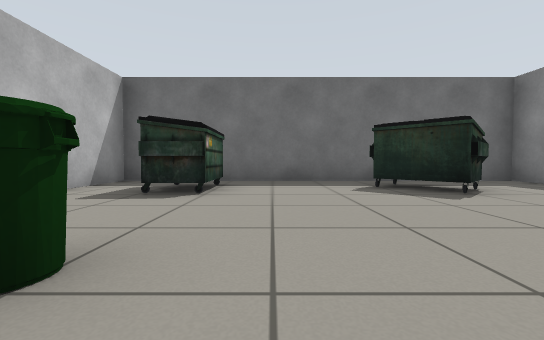
[1] (above)

19 first-person views from a walk through a robot-simulator world made for Gazebo. The camera is 0.5 m above the floor, tilts 2° down and sees 90° across. The floor is counted in squares, 1 m on a side. Each view is taken from the middle of a square. On the plan, view 1 faces up. The plan holds only what a view shows up to about 9 squares ahead; the rest is blank. The place goes on beyond the plan. Simple shapes stand in for some stock models.

[2]
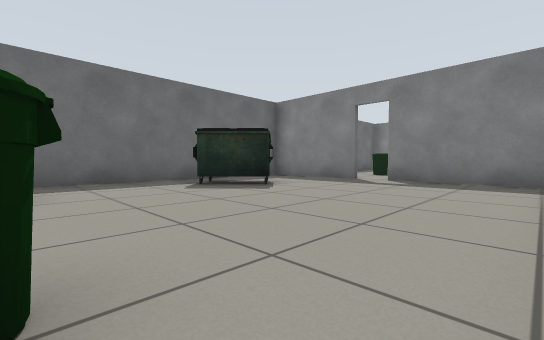

[3]
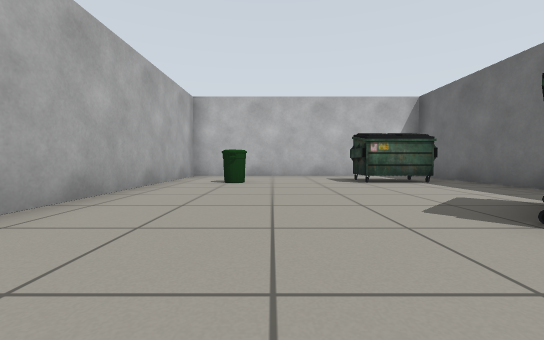

[4]
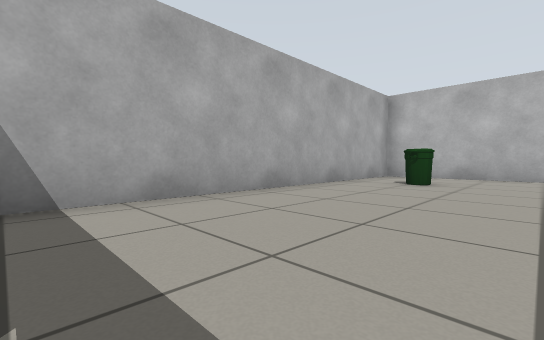

[5]
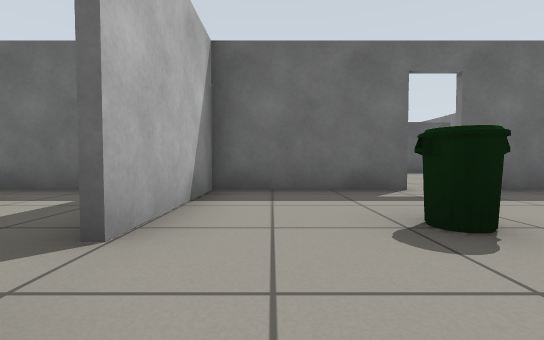

[6]
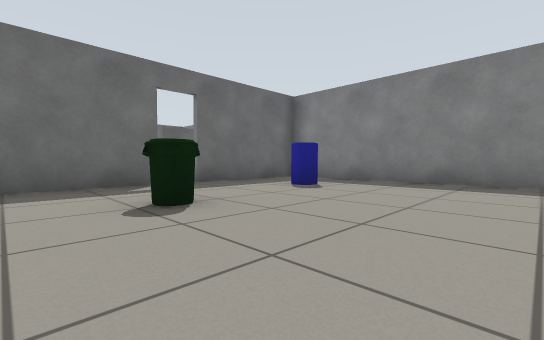

[7]
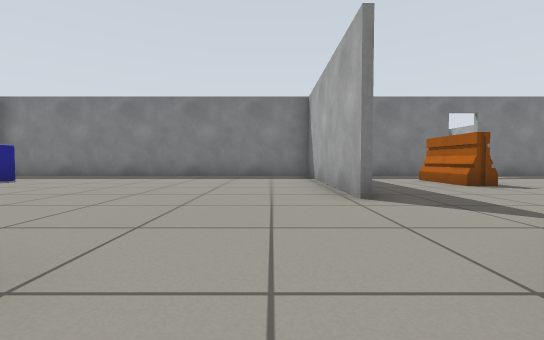

[8]
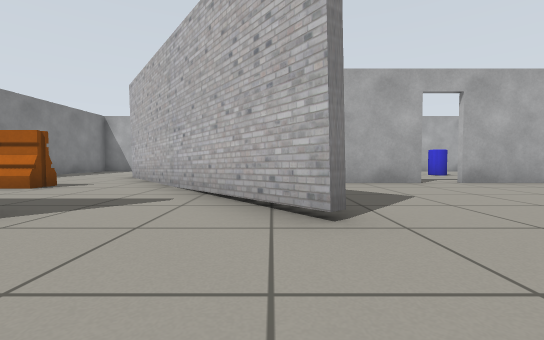

[9]
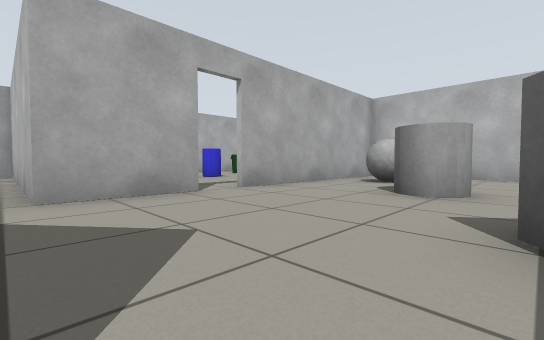

[10]
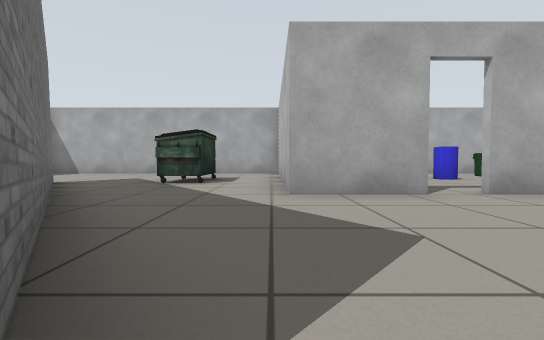

[11]
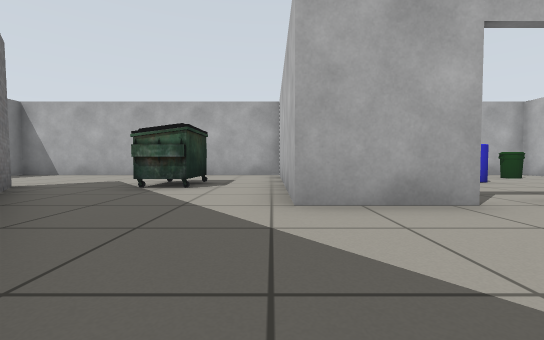

[12]
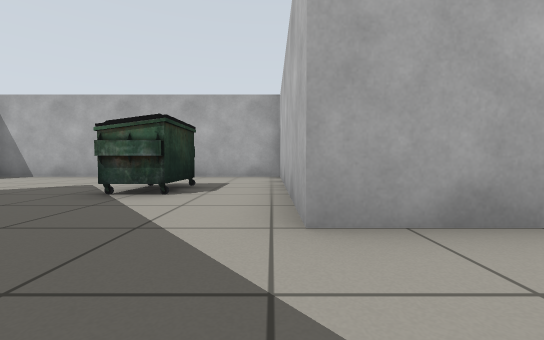

[13]
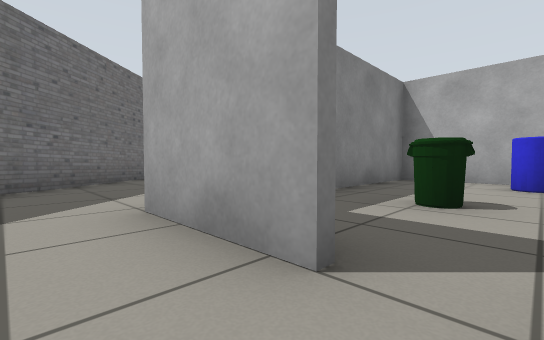

[14]
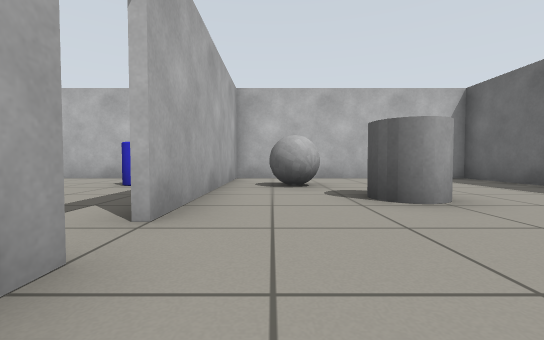

[15]
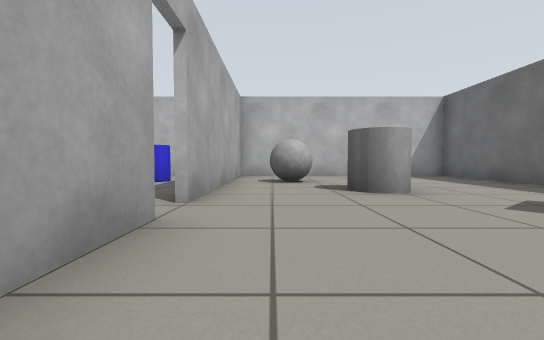

[16]
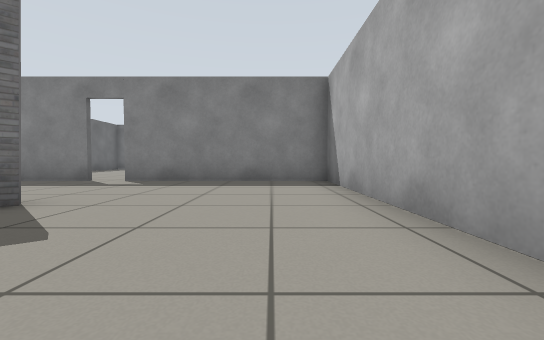

[17]
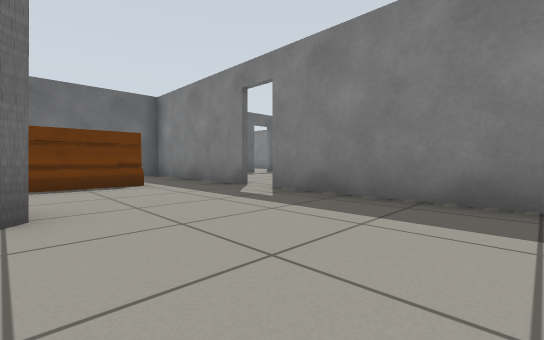

[18]
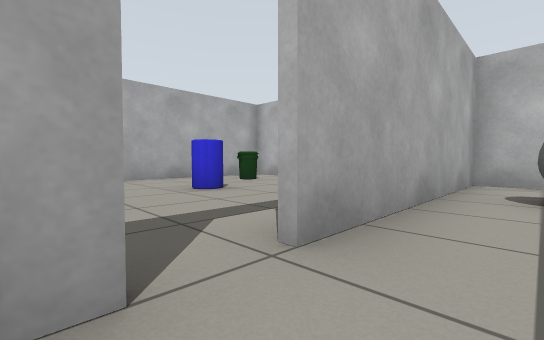

[19]
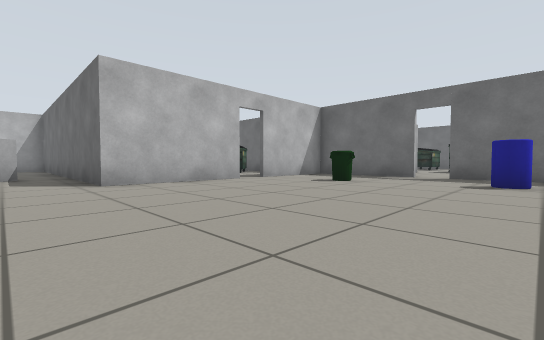

### Floor plan
Key: @ floor where view 1 was taken; # wall or solid block; x gap in a wall; . floor; D open door; U dumpster; B bin; A barrier; O other object.
Columns run from 4 left of view 1 to 16 right of it. Each row starts with its distance up from view 1.
  7 #############xD####
  6 #......U..#.......#
  5 #.UU..UU..#.....O.#
  4 #.UU...U..#.B.....#
  3 #.........D.......#
  2 #.........#.......#
  1 #..B......#.......#
  0 #...@....##.......#
 -1 ##########........#
 -2 #..... O..........#
 -3 #......O.....######
 -4 #...OO....#.......#
 -5 #..O......##......#
 -6 #. O.......##..AA.#..
 -7 ######Dx##..##....#..
 -8  # ..... #...#....D.
 -9  #OO...B #.U.##...#
-10  #..OO.B #.U......#
-11  #B.O... #........#
-12  #B...O..#........#
-13  #########........#
-14          ##########

Where each view was taken, in squares from view 1:
view 1: 0 up, 0 right, facing up
view 2: 0 up, 1 left, facing up-right
view 3: 2 up, 5 right, facing left
view 4: 3 up, 5 right, facing down-left
view 5: 2 up, 7 right, facing up
view 6: 1 up, 7 right, facing up-right
view 7: 2 down, 5 right, facing right
view 8: 1 down, 6 right, facing down
view 9: 3 down, 5 right, facing down-left
view 10: 3 down, 5 right, facing down
view 11: 4 down, 5 right, facing down
view 12: 5 down, 5 right, facing down
view 13: 6 down, 2 right, facing down-right
view 14: 6 down, 4 right, facing left
view 15: 6 down, 5 right, facing left
view 16: 12 down, 7 right, facing right
view 17: 12 down, 10 right, facing up-right
view 18: 6 down, 3 right, facing down-left
view 19: 2 down, 12 right, facing up-left
